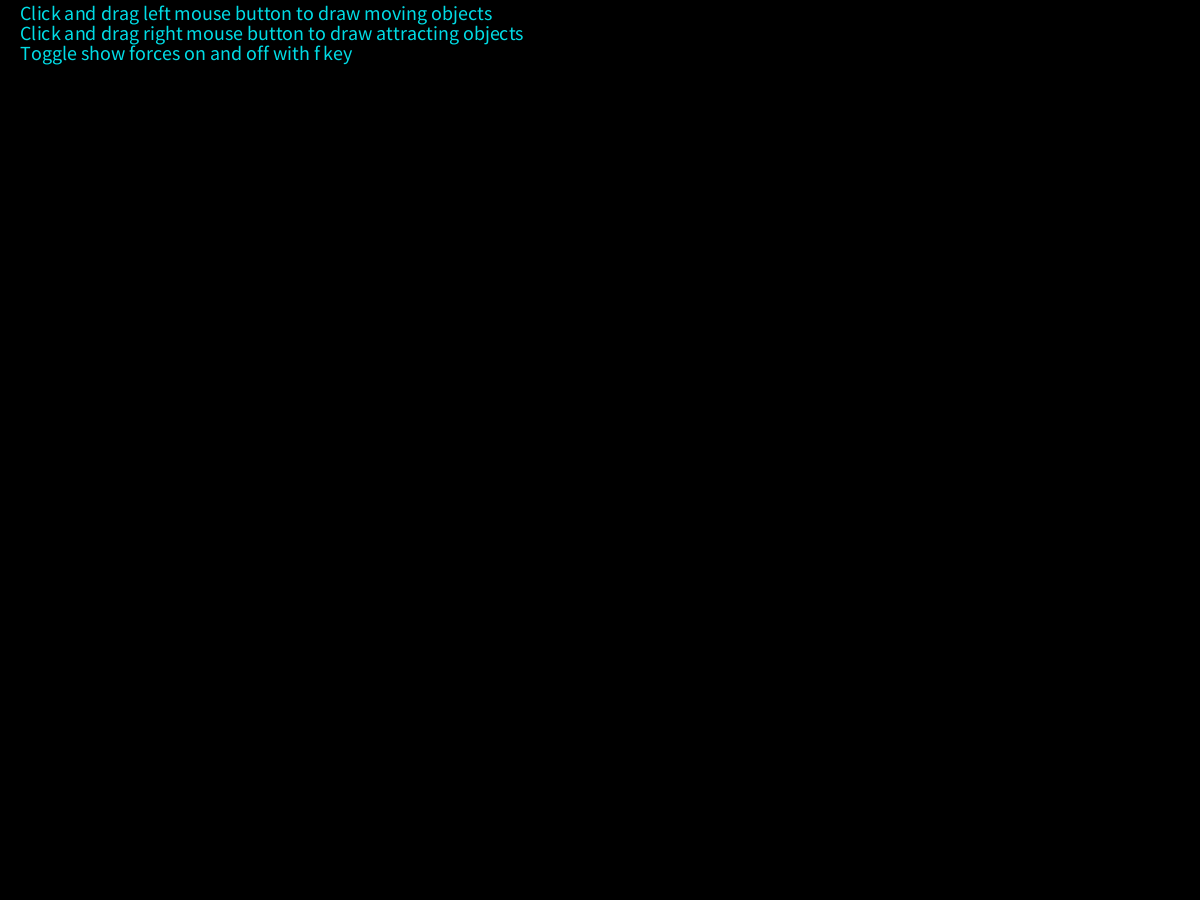
Frame 1 (no input)
Frame 60 (the mouse pressed at the canvas centre just before this capture): identical to frame 1, image omitted
Frame 120 (the mouse held since frame 60 and released just before this capture): identical to frame 1, image omitted

The Processing sketch that drew this single still picture (run headless with seeded random() and noise(); from frame 60 on, the mouse is pressed at the canvas centre):

// Processing sketch: gravitational_attraction
// ── gravitational_attraction.pde
//An array to store all mover objects, maximum 100
Mover[] movers = new Mover[99];              

//An array to store all attractor objects, maximum 100
Attractor[] attractors = new Attractor[99];  

//The number of movers and attractors created
int mCount,aCount;   

//Temporary vectors for drawing movers and attractors with mouse
PVector tempCenter,tempEdge,tempDiam;

//Boolean for wether to display forces or not
Boolean DisplayForcesOn;


void setup() {
  size(1200,900);
  
  //Don not display forces
  DisplayForcesOn = false;
   
  //Initialize the movers and attractors count
  mCount = 0;
  aCount = 0;
}


void draw() {
  
  //clear the background and erase all objects
  background(0);
  
  //Write instructions on screen
  fill(#00DCE5);
  textSize(20);
  text("Click and drag left mouse button to draw moving objects",20,20);
  text("Click and drag right mouse button to draw attracting objects",20,40);
  text("Toggle show forces on and off with f key",20,60);
  
  //If mouse is pressed we are creating a new mover or attractor. Left button for mover and right for attractor
  if (mousePressed) {
    if (mouseButton == LEFT) {
      //Mover colors
      stroke(175);
      fill(175);
    } else if (mouseButton == RIGHT) {
      //Attractor colors
      stroke(#F26405);
      fill(#F26405);
    }
    
    //Draw the temporary object on screen
    tempEdge = new PVector(mouseX,mouseY);
    tempDiam = PVector.sub(tempCenter,tempEdge);
    ellipse(tempCenter.x,tempCenter.y,2*tempDiam.mag(),2*tempDiam.mag());
   }
  
  //Display all attractors
  for (int i = 0; i < aCount; i++) {
    attractors[i].display();
  }

  //Update and display all mover objects
  for (int i = 0; i < mCount; i++) {
    for (int j = 0; j < aCount; j++) {
      PVector f = attractors[j].attract(movers[i]);
      movers[i].applyForce(f);
    }
    movers[i].update();
    movers[i].display();
  }
}


//When mouse is first pressed that will be the center of the new object
void mousePressed() {
  tempCenter = new PVector(mouseX,mouseY);
}


//When mouse is released then we create the mover or attractor
void mouseReleased() {
  if (mouseButton == LEFT && mCount < 99) {
    movers[mCount] = new Mover(2*tempDiam.mag(),tempCenter.x,tempCenter.y);
    mCount++;
  } else if (mouseButton == RIGHT && aCount < 99) {
    attractors[aCount] = new Attractor(2*tempDiam.mag(),tempCenter.x,tempCenter.y);
    aCount++;
  }
  
}


//Toggle the display forces with f key
void keyPressed() {
  if (key == 'f' || key == 'F' || key == 'φ' || key == 'Φ') {
    DisplayForcesOn = !DisplayForcesOn; 
  }
}
// ── Attractor.pde
class Attractor {
  
  //The mass of the attractor
  float mass;
  
  //The Gravity global constant
  float G;
  
  //Attractor position on screen
  float x;
  float y;
  PVector location;
  
  
  //When creating new attractor we get as parameters the mass and the position
  Attractor(float m,float x_, float y_) {
    mass = m;
    x = x_;
    y = y_;
    location = new PVector(x, y);
    
    //The bigger the number the grater the forces
    G = 1;
  }
  
  
  //Calculate the force the attractor has on the mover
  PVector attract(Mover m) {
    PVector force = location.copy();
    force.sub(m.location);
    float distance = force.mag();
    println(distance);
    
    //constrain the distance between 10-100
    distance = constrain(distance,20,100);
    
    force.normalize();
    float strength = (G * mass * m.mass) / (distance * distance);
    force.mult(strength);
    return force;
  }
  
  
  //Display the attractor on screen
  void display() {
    stroke(#B94F0D);
    strokeWeight(mass/20);
    fill(#F26405);
    ellipse(location.x,location.y,mass,mass);
  }
}
// ── Mover.pde
class Mover {
  PVector location;
  PVector velocity;
  PVector acceleration;
  float mass;
  
  //When a mover is created we pass as arguments the mass and the location
  Mover(float m, float x, float y) {
    location = new PVector(x,y);
    mass = m;
    
    //When a mover is created it has no velocity and acceleration
    velocity = new PVector(0,0);
    acceleration = new PVector(0,0);
  }
  
  
  //Apply a force to the mover by an attractor
  void applyForce(PVector force) {
    if (DisplayForcesOn) {
      displayForces(force);
    }
    PVector f = PVector.div(force,mass);
    acceleration.add(f);
  }
  
  
  //Update the velocity and location o mover
  void update() {
    velocity.add(acceleration);
    location.add(velocity);
    acceleration.mult(0);
  }
  
  
  //Display the mover on screen
  void display() {
    strokeWeight(mass/10);
    stroke(80);
    fill(175);
    ellipse(location.x,location.y,mass,mass);
  }
  
  
  //Display forces by attractors
  void displayForces(PVector force) {
    PVector endV = force.copy();
    endV.mult(100);
    float strength = endV.mag();
    strength = constrain(strength,0.0,mass);
    strokeWeight(strength/10);
    stroke(#B94F0D);
    pushMatrix();
    translate(location.x,location.y);
    line(0,0,endV.x,endV.y);
    popMatrix();
  }
}
